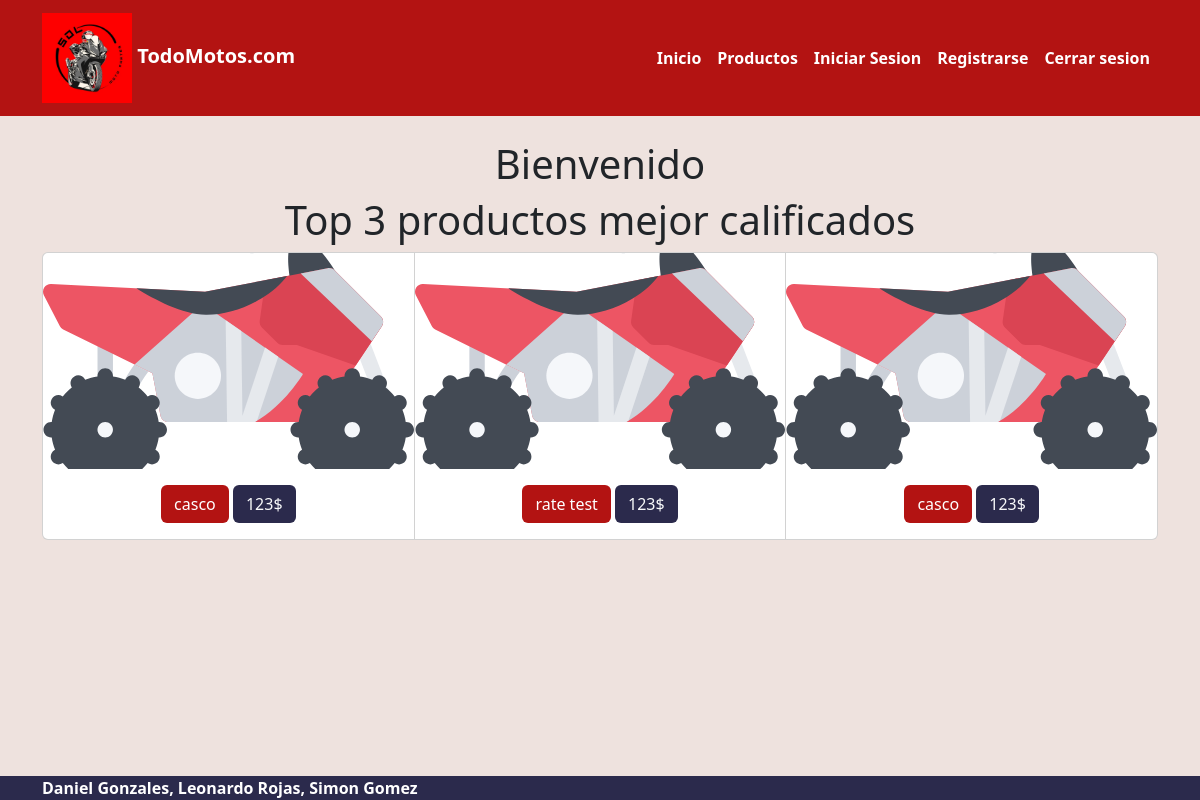
/, run on an earlier commit of the app's database.
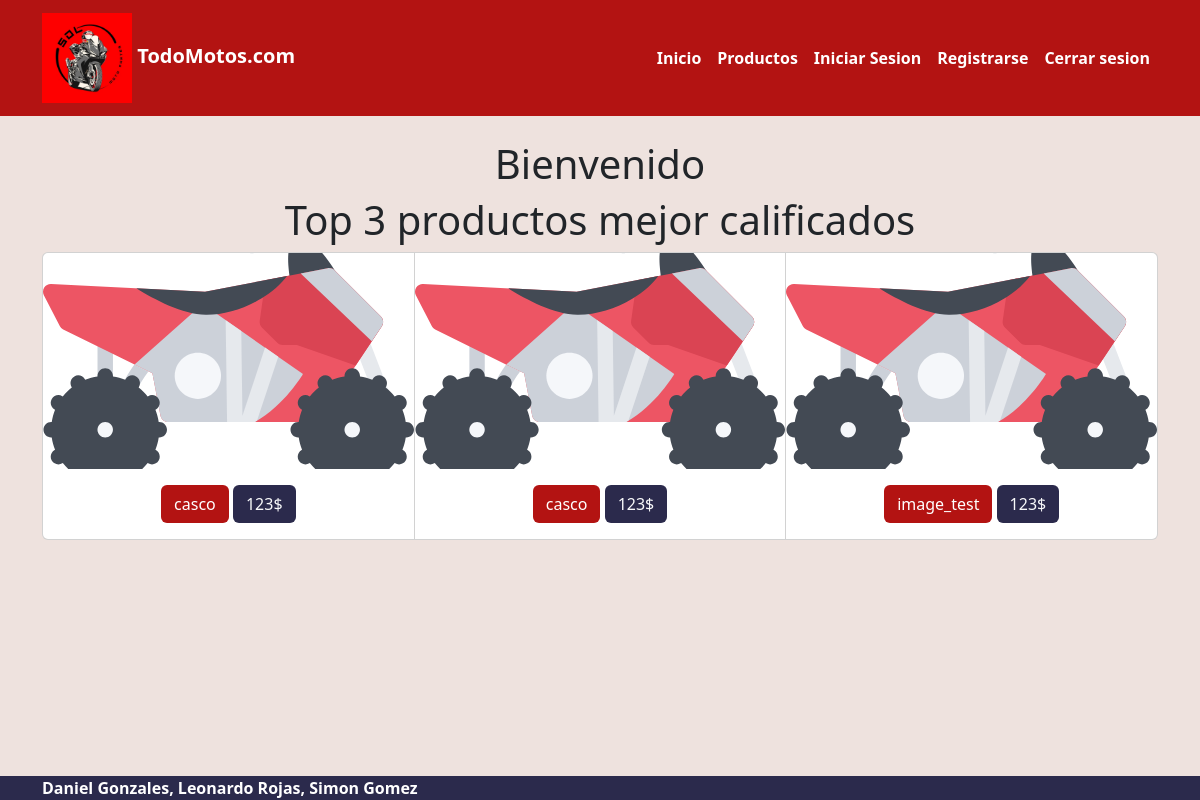
And on a later commit of the database.
### ecommerce/models.py (models this page shows)
class Rating(models.Model):
    user = models.ForeignKey(CustomerUser, on_delete=models.CASCADE)
    product = models.ForeignKey(Product, on_delete=models.CASCADE)
    rating = models.FloatField(default=0)

class Product(models.Model):
    name = models.CharField(max_length=255)
    brand = models.CharField(max_length=50, null=True)
    description = models.CharField(max_length=300)
    reference = models.CharField(max_length=50)
    price = models.IntegerField()
    stock = models.IntegerField()
    image = models.ImageField(upload_to='uploads/', null=True, blank=True)

### ecommerce/views.py (the view)
# urls.py: path("",HomeView.as_view(),name='home'),
class HomeView(ListView):
    model = Product
    template_name = "pages/home.html"
    context_object_name = "products"
    def get_queryset(self):
        queryset = Rating.objects.annotate(average_rating=Avg('rating')).order_by('-average_rating')
        top_rated_products = queryset[:3]
        return top_rated_products

### ecommerce/templates/pages/home.html (shortened to what this page needs)
{% extends 'base.html' %}
{% load static %}
{% block content %}
<h1 class="text-center">Bienvenido</h1>
    <h1 class="text-center">Top 3 productos mejor calificados</h1>
    <div class="card-group">
        {% for product in products %}
            <div class="card">
                {%if product.product.image%}
                <img src="media/{{product.product.image}}" class="card-img-top img-card">
              {%else%}
                <img src="{% static 'products/icono_moto.svg' %}" class="card-img-top img-card">
              {%endif%}
                <div class="card-body text-center">
                    <a href="{% url 'product' id=product.product.id  %}" class="btn bg-primary text-white">
                        {{product.product.name}}</a>
                    <a class="btn bg-secondary text-light" href="{% url 'product' id=product.id  %}">{{product.product.price}}$</a>
                </div>
        </div>
        {% endfor %}
    </div>
{% endblock %}

What changed in the data, as far as the page shows it:
no longer on this page (row edited): Rating: product.name "rate test", product.price "123"
added Rating: product.name "image_test", product.price "123"
